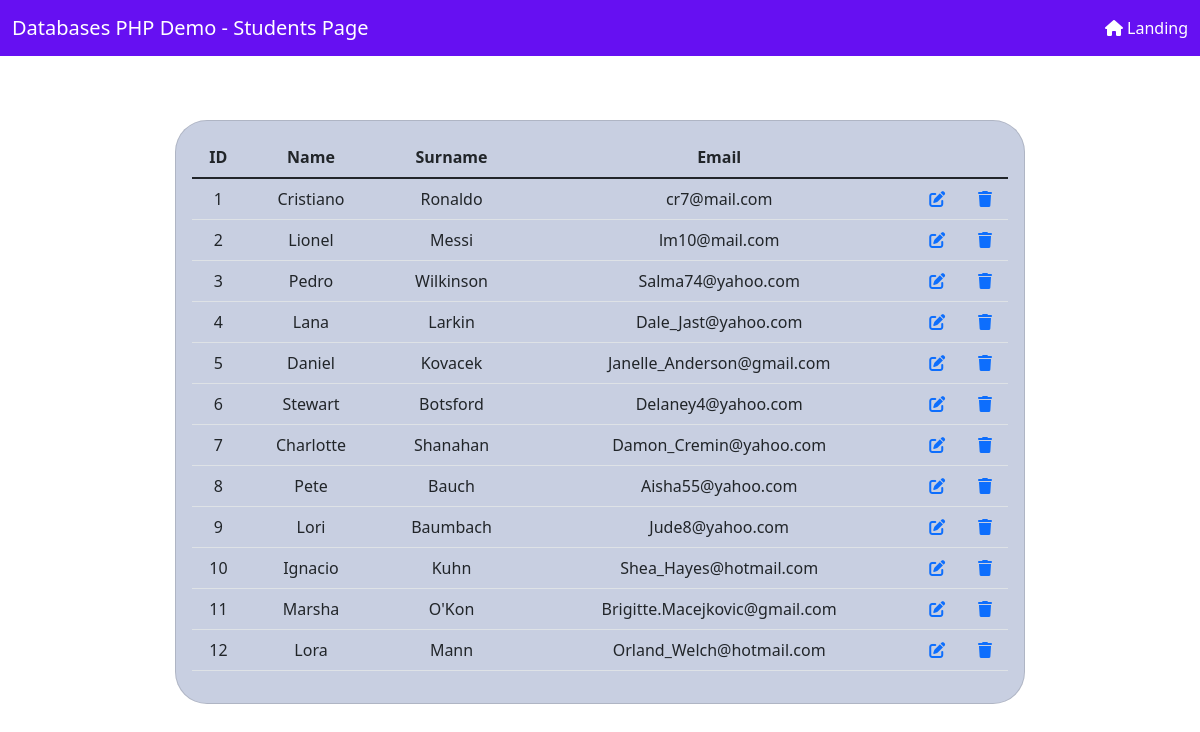
Screenshot of /dbdemo/students.php with the database file from the repository.
### tables this page shows
CREATE TABLE `students` (
  `id` int NOT NULL AUTO_INCREMENT,
  `name` varchar(45) NOT NULL,
  `surname` varchar(45) NOT NULL,
  `email` varchar(100) NOT NULL CHECK (`email` LIKE '_%@_%._%'),
  PRIMARY KEY (`id`),
  UNIQUE KEY `id_UNIQUE` (`id`)
);

### dbdemo/students.php (the view, shortened to what this page needs)
<!DOCTYPE html>
<html lang = "en">
<head>
    <link rel = "stylesheet" href = "css/styles.css">
    <link rel = "stylesheet" href = "https://cdnjs.cloudflare.com/ajax/libs/font-awesome/6.0.0/css/all.min.css">
    <link rel = "stylesheet" href = "bootstrap/css/bootstrap.min.css">
</head>
<body>
    <nav class="navbar navbar-light navbar-expand-md" id="nav-bar">
        <div id="navbar-div" class="container-fluid">
            <a class="navbar-brand" id="nav-bar-text">Databases PHP Demo - Students Page</a>
            <a id="navbar-items" href="/Databases-PHP-Demo/dbdemo/">
                <i class="fa fa-home "></i> Landing
            </a>
        </div>
    </nav>
    <div class="container">
        <div class="row" id="row">
            <div class="col-md-12">
                <div class="card" id="card-container">
                    <div class="card-body" id="card">
                        <?php
                        $conn = OpenCon();
                        $query = "SELECT * FROM students";
                        $result = mysqli_query($conn, $query);
                        if(mysqli_num_rows($result) == 0){
                            echo '<h1 style="margin-top: 5rem;">No Students found!</h1>';
                        }
                        else{
                            echo '<div class="table-responsive">';
                                echo '<table class="table">';
                                    echo '<thead>';
                                        echo '<tr>';
                                            echo '<th>ID</th>';
                                            echo '<th>Name</th>';
                                            echo '<th>Surname</th>';
                                            echo '<th>Email</th>';
                                            echo '<th></th>';
                                            echo '<th></th>';
                                        echo '</tr>';
                                    echo '</thead>';
                                    echo '<tbody>';
                                    while($row = mysqli_fetch_row($result)){
                                        echo '<tr>';
                                            echo '<td>' . $row[0] . '</td>';
                                            echo '<td>' . $row[1] . '</td>';
                                            echo '<td>' . $row[2] . '</td>';
                                            echo '<td>' . $row[3] . '</td>';
                                            echo '<td>';
                                                echo '<a type="button" href="./update_student.php?id=' . $row[0]. '">';
                                                    echo '<i class="fa fa-edit"></i>';
                                                echo '</a>';
                                            echo '</td>';
                                            echo '<td>';
                                                echo '<a type="button" href="./delete_student.php?id=' . $row[0]. '">';
                                                    echo '<i class = "fa fa-trash"></i>';
                                                echo '</a>';
                                            echo '</td>';
                                        echo '</tr>';
                                    }
                                    echo '</tbody>';
                                echo '</table>';
                            echo '</div>';
                        }
                        ?>
                    </div>
                </div>
            </div>
        </div>
    </div>
</body>
</html>

### dbdemo/css/styles.css (style rules this page uses)
#nav-bar { background-color: var(--bs-indigo); }
#nav-bar-text { color: white; }
#card { text-align: center; }
#row { margin-top: 4rem; }
#card-container { min-height: 250px; border-radius: 32px; max-width: 850px; margin: auto; background-color: rgba(18,49,126,0.23); }
#navbar-div { display: flex; justify-content: space-between; }
#navbar-items { text-decoration: none; color: white; font-size: 16px; }

### rows the page displays
students: id "1", name "Cristiano", surname "Ronaldo", email "cr7@mail.com"
students: id "2", name "Lionel", surname "Messi", email "lm10@mail.com"
students: id "3", name "Pedro", surname "Wilkinson", email "Salma74@yahoo.com"
students: id "4", name "Lana", surname "Larkin", email "Dale_Jast@yahoo.com"
students: id "5", name "Daniel", surname "Kovacek", email "Janelle_Anderson@gmail.com"
students: id "6", name "Stewart", surname "Botsford", email "Delaney4@yahoo.com"
students: id "7", name "Charlotte", surname "Shanahan", email "Damon_Cremin@yahoo.com"
students: id "8", name "Pete", surname "Bauch", email "Aisha55@yahoo.com"
students: id "9", name "Lori", surname "Baumbach", email "Jude8@yahoo.com"
students: id "10", name "Ignacio", surname "Kuhn", email "Shea_Hayes@hotmail.com"
students: id "11", name "Marsha", surname "O'Kon", email "Brigitte.Macejkovic@gmail.com"
students: id "12", name "Lora", surname "Mann", email "Orland_Welch@hotmail.com"
